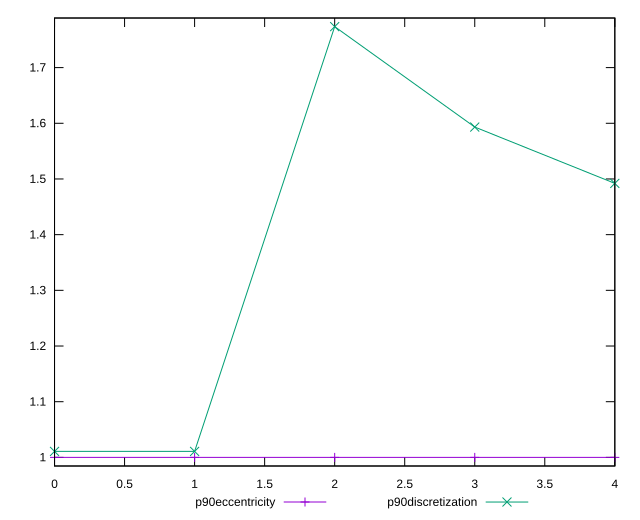

Generate this figure with gnuplot:
reset

$p90Eccentricity <<EOF
0 1
1 1
2 1.0000000000000002
3 1.0000000000000007
4 0.9999999999999997
EOF

$p90Discretization <<EOF
0 1.010752688172043
1 1.010752688172043
2 1.7735849056603774
3 1.5932203389830508
4 1.492063492063492
EOF

set key outside below
set xrange [0:4]
set yrange [0.9845283018867921:1.7890566037735849]
set trange [0.9845283018867921:1.7890566037735849]
set terminal svg size 640, 520 enhanced background rgb 'white'
set output "report_00015_2021-02-09T16-11-33.973Z/estimated-input-latency/progression/eccentricity.svg"

plot $p90Eccentricity title "p90eccentricity" with linespoints, \
     $p90Discretization title "p90discretization" with linespoints

reset
